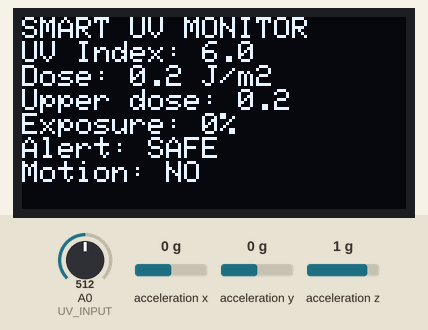
Recording of a sketch running on a simulated Arduino Uno, built with avr-gcc and run on an emulated ATmega328P. Shown: 128×64 one-colour display. Wiring (from diagram.json): MPU-6050 motion sensor at I2C address 0x68. The inputs (shaded band) are chosen by the test bench; at power-on: acceleration x 0 g, A0 (UV_INPUT) = 512, acceleration y 0 g, acceleration z 1 g. What the sketch prints to the serial monitor is not drawn.

Above: at 1.9 s.
2.0 s: acceleration x set to -1.4 g
At 2.8 s:
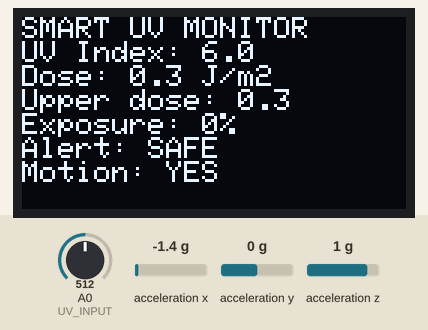
6.1 s: A0 (UV_INPUT) set to 716
At 7.8 s:
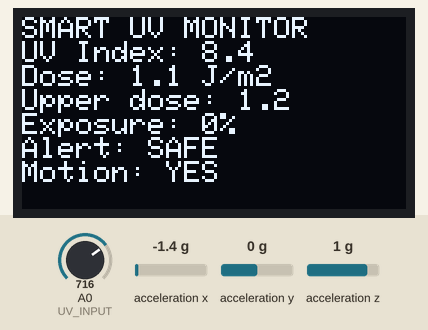
9.5 s: A0 (UV_INPUT) set to 40
At 11.2 s:
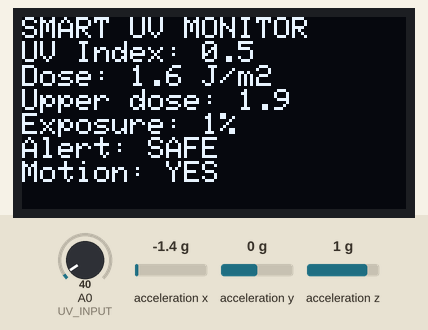
11.5 s: acceleration x set to 0 g
At 12.9 s:
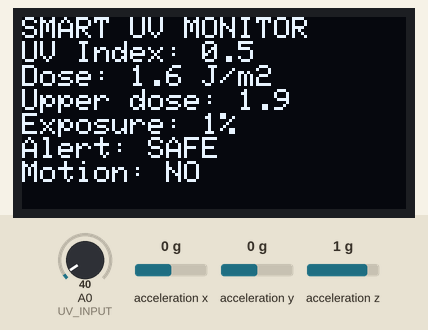
15.5 s: acceleration y set to -1.4 g
At 17.1 s:
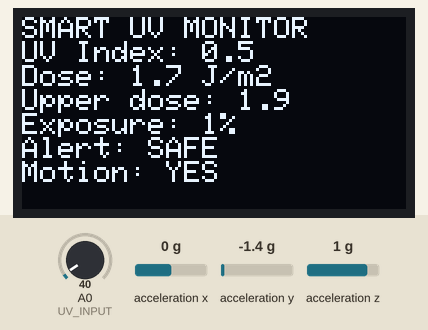
19.5 s: A0 (UV_INPUT) set to 30
At 21.4 s:
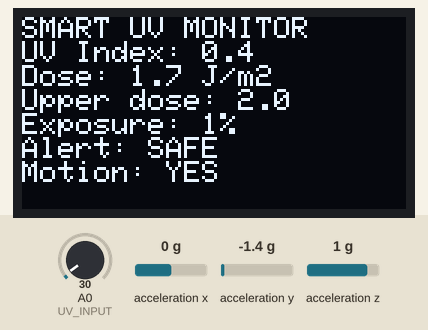
Timing chart, 0 to 22.9 s (numbered marks = the images above; inputs shaded):
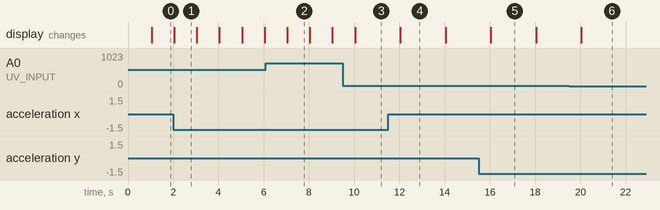

The sketch:

sketch.ino
```cpp
#include <Wire.h>
#include <Adafruit_GFX.h>
#include <Adafruit_SSD1306.h>

// Wokwi validation build for the Smart UV Exposure Monitor.
// The potentiometer is ONLY a stand-in for the GUVA-S12SD analog output.
// Turn the knob to simulate changing UV input (0..12 UVI).

#define UV_INPUT A0
#define BUZZER_PIN 8
#define SCREEN_WIDTH 128
#define SCREEN_HEIGHT 64
#define OLED_RESET -1
#define OLED_ADDRESS 0x3C

Adafruit_SSD1306 display(SCREEN_WIDTH, SCREEN_HEIGHT, &Wire, OLED_RESET);

const uint8_t SKIN_PROFILE = 3; // Demo profile; threshold is a software test constant.
const float PROFILE_THRESHOLDS[6] = {200.0, 250.0, 300.0, 450.0, 600.0, 1000.0};
const float UNCERTAINTY_FACTOR = 1.15;
const unsigned long SAMPLE_INTERVAL_MS = 1000;

unsigned long previousSampleMs = 0;
float cumulativeDose = 0.0;
float previousUvi = 0.0;
bool hasPreviousUvi = false;
bool mpuFound = false;

bool writeMpuRegister(uint8_t reg, uint8_t value) {
  Wire.beginTransmission(0x68);
  Wire.write(reg);
  Wire.write(value);
  return Wire.endTransmission() == 0;
}

bool readMpuBytes(uint8_t startReg, uint8_t *buffer, uint8_t count) {
  Wire.beginTransmission(0x68);
  Wire.write(startReg);
  if (Wire.endTransmission(false) != 0) return false;
  uint8_t received = Wire.requestFrom((uint8_t)0x68, count);
  if (received != count) return false;
  for (uint8_t i = 0; i < count; i++) buffer[i] = Wire.read();
  return true;
}

bool readMotion(bool &moving) {
  moving = false;
  if (!mpuFound) return false;
  uint8_t b[6];
  if (!readMpuBytes(0x3B, b, 6)) return false;
  int16_t rx = (int16_t)((b[0] << 8) | b[1]);
  int16_t ry = (int16_t)((b[2] << 8) | b[3]);
  int16_t rz = (int16_t)((b[4] << 8) | b[5]);
  float ax = rx / 16384.0;
  float ay = ry / 16384.0;
  float az = rz / 16384.0;
  float magnitude = sqrt(ax * ax + ay * ay + az * az);
  moving = fabs(magnitude - 1.0) > 0.12;
  return true;
}

const char *alertFor(float percent) {
  if (percent >= 100.0) return "LIMIT";
  if (percent >= 80.0) return "HIGH";
  if (percent >= 50.0) return "CAUTION";
  return "SAFE";
}

void showReadings(float uvi, float dose, float percent, const char *alert, bool moving) {
  display.clearDisplay();
  display.setTextColor(SSD1306_WHITE);
  display.setTextSize(1);
  display.setCursor(0, 0);
  display.println(F("SMART UV MONITOR"));
  display.print(F("UV Index: ")); display.println(uvi, 1);
  display.print(F("Dose: ")); display.print(dose, 1); display.println(F(" J/m2"));
  display.print(F("Upper dose: ")); display.println(dose * UNCERTAINTY_FACTOR, 1);
  display.print(F("Exposure: ")); display.print(percent, 0); display.println(F("%"));
  display.print(F("Alert: ")); display.println(alert);
  display.print(F("Motion: ")); display.println(moving ? F("YES") : F("NO"));
  display.display();
}

void setup() {
  Serial.begin(115200);
  Wire.begin();
  pinMode(UV_INPUT, INPUT);
  pinMode(BUZZER_PIN, OUTPUT);
  noTone(BUZZER_PIN);

  bool oledOK = display.begin(SSD1306_SWITCHCAPVCC, OLED_ADDRESS);
  mpuFound = writeMpuRegister(0x6B, 0x00); // wake MPU6050

  Serial.println(F("Smart UV Monitor - Wokwi validation build"));
  Serial.println(F("time_ms,adc,uv_index,dose_j_m2,upper_dose_j_m2,exposure_percent,alert,motion"));
  Serial.print(F("OLED,")); Serial.println(oledOK ? F("OK") : F("NOT_FOUND"));
  Serial.print(F("MPU6050,")); Serial.println(mpuFound ? F("OK") : F("NOT_FOUND"));

  if (oledOK) {
    display.clearDisplay(); display.setTextColor(SSD1306_WHITE);
    display.setTextSize(1); display.setCursor(0, 12);
    display.println(F("UV Monitor"));
    display.println(F("Wokwi test starting"));
    display.display();
  }
  delay(700);
}

void loop() {
  unsigned long now = millis();
  if (now - previousSampleMs < SAMPLE_INTERVAL_MS) return;
  float dt = previousSampleMs == 0 ? 1.0 : (now - previousSampleMs) / 1000.0;
  previousSampleMs = now;

  int adc = analogRead(UV_INPUT);
  // Simulation-only mapping: potentiometer position 0..1023 -> UVI 0..12.
  float uvi = (adc / 1023.0) * 12.0;
  float irradiance = uvi / 40.0; // W/m2, erythemally weighted approximation
  float previousIrradiance = hasPreviousUvi ? previousUvi / 40.0 : irradiance;
  cumulativeDose += 0.5 * (irradiance + previousIrradiance) * dt;
  previousUvi = uvi;
  hasPreviousUvi = true;

  float threshold = PROFILE_THRESHOLDS[SKIN_PROFILE - 1];
  float upperDose = cumulativeDose * UNCERTAINTY_FACTOR;
  float exposurePercent = 100.0 * upperDose / threshold;
  const char *alert = alertFor(exposurePercent);

  bool moving = false;
  bool motionOK = readMotion(moving);

  if (exposurePercent >= 80.0) tone(BUZZER_PIN, 1800);
  else noTone(BUZZER_PIN);

  showReadings(uvi, cumulativeDose, exposurePercent, alert, moving);

  Serial.print(now); Serial.print(',');
  Serial.print(adc); Serial.print(',');
  Serial.print(uvi, 2); Serial.print(',');
  Serial.print(cumulativeDose, 3); Serial.print(',');
  Serial.print(upperDose, 3); Serial.print(',');
  Serial.print(exposurePercent, 2); Serial.print(',');
  Serial.print(alert); Serial.print(',');
  Serial.println(motionOK ? (moving ? F("MOVING") : F("STILL")) : F("MPU_NOT_FOUND"));
}
```

Measured:
- after the input at 2.0 s, the display: changes at once (image 1)
- after the input at 11.5 s, the display: changes after 0.54 s (image 4)
- after the input at 15.5 s, the display: changes after 0.54 s (image 5)
- after the input at 19.5 s, the display: changes after 0.54 s (image 6)
- what the display in image 1 shows lasts 1.0 s, from 2.0 s to 3.0 s
- what the display in image 4 shows lasts 2.0 s, from 12.0 s to 14.0 s
